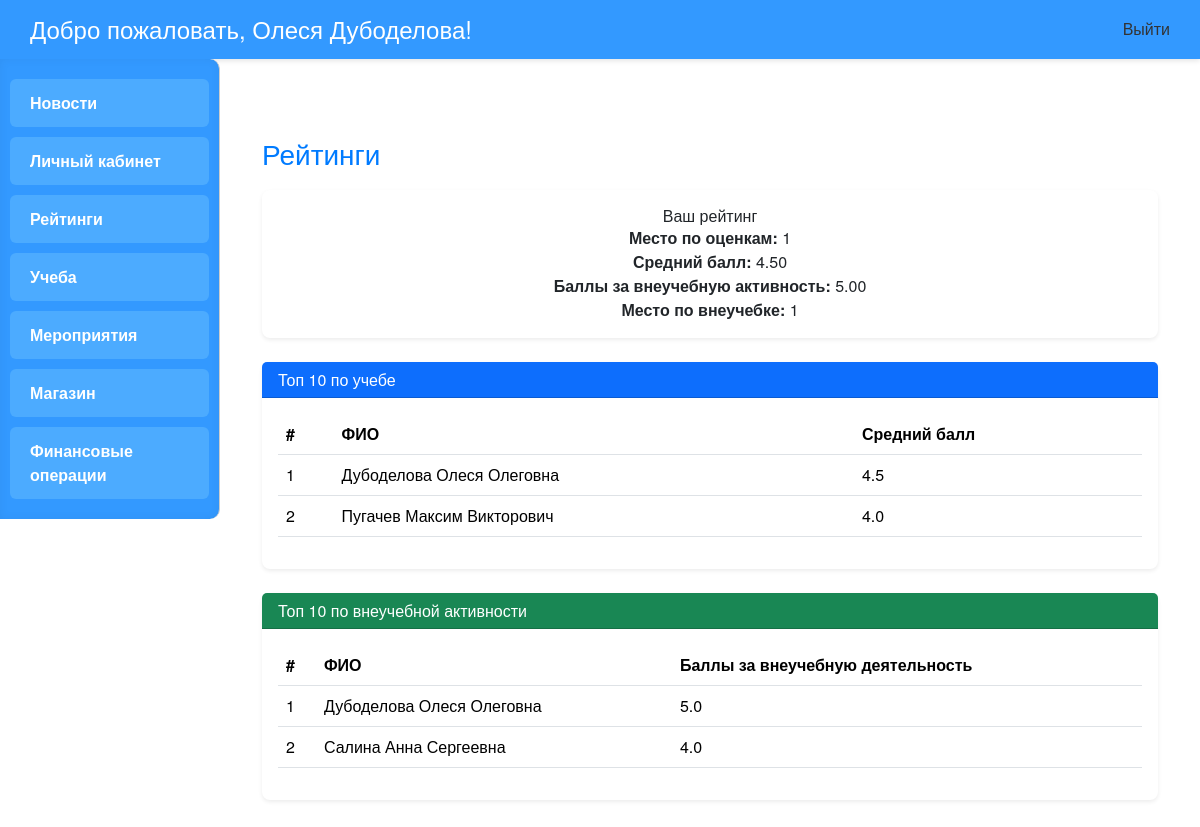
The page / (signed in) on the database its author committed.
### main/models.py (models this page shows, shortened)
class Profile(models.Model):
    ROLES = [
        ('ST', 'Студент'),
        ('TE', 'Преподаватель'),
        ('AD', 'Администратор'),
        ('MA', 'Менеджер'),
        ('PR', 'Продавец'),
    ]
    user = models.OneToOneField(User, on_delete=models.CASCADE)
    middle_name = models.CharField(max_length=50, verbose_name='Отчество', blank=True)
    role = models.CharField(max_length=2, choices=ROLES, verbose_name='Роль')
    group = models.ForeignKey('Groups', on_delete=models.SET_NULL, null=True, blank=True, verbose_name='Группа')
    user_photo = models.ImageField(upload_to='profile_photos/', blank=True, null=True, verbose_name='Фото профиля')
    def get_full_name(self):
        return f'{self.user.last_name} {self.user.first_name} {self.middle_name or ""}'

### main/views.py (the view)
# urls.py: path('', views.dashboard, name='dashboard'),
@login_required
def dashboard(request):
    profile = request.user.profile
    avg_grade_user = get_student_avg_grade(request.user)
    extra_points_user = get_extra_points(request.user)
    top_students_grades = (
        Grades.objects.values('student_id')
        .annotate(avg_grade=Avg('grade'))
        .order_by('-avg_grade')[:10]
    )
    students_top_grades = []
    for item in top_students_grades:
        user = User.objects.get(id=item['student_id'])
        student_profile = Profile.objects.get(user=user)
        students_top_grades.append({
            'full_name': student_profile.get_full_name,
            'avg_grade': round(item['avg_grade'], 2) if item['avg_grade'] else 0.0,
        })
    all_grades = (
        Grades.objects.values('student_id')
        .annotate(avg_grade=Avg('grade'))
        .order_by('-avg_grade')
    )
    user_rank_grades = None
    for idx, entry in enumerate(all_grades, start=1):
        if entry['student_id'] == request.user.id:
            user_rank_grades = idx
            break
    top_students_extra = (
        MoneyOperations.objects.values('user')
        .annotate(extra_points=Sum('quantity'))
        .filter(extra_points__gt=0)
        .order_by('-extra_points')[:10]
    )
    students_top_extra = []
    for item in top_students_extra:
        try:
            user = User.objects.get(id=item['user'])
            student_profile = Profile.objects.get(user=user)
            students_top_extra.append({
                'full_name': student_profile.get_full_name,
                'extra_points': round(float(item['extra_points']), 2)
            })
        except User.DoesNotExist:
            continue
    all_extra_points = (
        MoneyOperations.objects.values('user')
        .annotate(extra_points=Sum('quantity'))
        .filter(extra_points__gt=0)
        .order_by('-extra_points')
    )
    user_extra_rank = None
    for idx, entry in enumerate(all_extra_points, start=1):
        if entry['user'] == request.user.id:
            user_extra_rank = idx
            break
    context = {
        'profile': profile,
        'avg_grade_user': avg_grade_user,
        'extra_points_user': extra_points_user,
        'students_top_grades': students_top_grades,
        'students_top_extra': students_top_extra,
        'user_rank_grades': user_rank_grades,  # Теперь эта переменная определена
        'user_extra_rank': user_extra_rank or '-',
    }
    return render(request, 'main/dashboard.html', context)

### main/views.py (called while the page is built)
def get_student_avg_grade(user):
    return Grades.objects.filter(student_id=user).aggregate(avg_grade=Avg('grade'))['avg_grade']

def get_extra_points(user):
    total_points = MoneyOperations.objects.filter(
        user=user,
        transaction_date__gte=datetime.date.today() - timedelta(days=30),
        quantity__gt=0
    ).aggregate(total=Sum('quantity'))['total']
    return total_points or 0

### main/templates/main/dashboard.html (shortened to what this page needs)
{% extends "main/base.html" %}
{% block content %}
<div class="container mt-5">
    <h2>Рейтинги</h2>
    {% if profile.role == 'ST' %}
        <div class="card mb-4 shadow-sm border-0 rounded-3">
            <div class="card-body text-center">
                <h4>Ваш рейтинг</h4>
                <p><strong>Место по оценкам:</strong> {{ user_rank_grades|default:"—" }}</p>
                <p><strong>Средний балл:</strong> {{ avg_grade_user|floatformat:2 }}</p>
                <p><strong>Баллы за внеучебную активность:</strong> {{ extra_points_user|floatformat:2 }}</p>
                <p><strong>Место по внеучебке:</strong> {{ user_extra_rank|default:"—" }}</p>
            </div>
        </div>
    {% endif %}
    <div class="card shadow-sm border-0 rounded-3 mb-4">
        <div class="card-header bg-primary text-white">
            <h4 class="mb-0">Топ 10 по учебе</h4>
        </div>
        <div class="card-body">
            {% if students_top_grades %}
                <table class="table table-hover">
                    <thead>
                        <tr>
                            <th>#</th>
                            <th>ФИО</th>
                            <th>Средний балл</th>
                        </tr>
                    </thead>
                    <tbody>
                        {% for student in students_top_grades %}
                            <tr>
                                <td>{{ forloop.counter }}</td>
                                <td>{{ student.full_name }}</td>
                                <td>{{ student.avg_grade }}</td>
                            </tr>
                        {% endfor %}
                    </tbody>
                </table>
            {% else %}
                <p>Нет данных</p>
            {% endif %}
        </div>
    </div>
    <div class="card shadow-sm border-0 rounded-3">
        <div class="card-header bg-success text-white">
            <h4 class="mb-0">Топ 10 по внеучебной активности</h4>
        </div>
        <div class="card-body">
            {% if students_top_extra %}
                <table class="table table-hover">
                    <thead>
                        <tr>
                            <th>#</th>
                            <th>ФИО</th>
                            <th>Баллы за внеучебную деятельность</th>
                        </tr>
                    </thead>
                    <tbody>
                        {% for student in students_top_extra %}
                            <tr>
                                <td>{{ forloop.counter }}</td>
                                <td>{{ student.full_name }}</td>
                                <td>{{ student.extra_points }}</td>
                            </tr>
                        {% endfor %}
                    </tbody>
                </table>
            {% else %}
                <p>Нет данных о внеучебных баллах</p>
            {% endif %}
        </div>
    </div>
</div>
{% endblock %}

### main/templates/main/base.html (shortened to what this page needs)
<!DOCTYPE html>
<html lang="ru">
<head>
    <script src="https://cdn.tailwindcss.com"></script>
  <link href="https://cdn.jsdelivr.net/npm/bootstrap@5.3.3/dist/css/bootstrap.min.css" rel="stylesheet">
</head>
<body>
  <div class="header">
    {% if user.is_authenticated %}
      <h1>Добро пожаловать, {{ user.get_full_name|default:user.username }}!</h1>
      <form method="post" action="{% url 'logout' %}">
        <button type="submit" onclick="return confirm('Вы уверены, что хотите выйти?')">Выйти</button>
      </form>
    {% else %}
      <h1>Добро пожаловать!</h1>
      <a href="{% url 'login' %}" class="exit-link">Войти</a>
    {% endif %}
  </div>
  <div class="page-wrapper d-flex">
    <div class="sidebar">
      {% if user.profile.role == 'AD' %}
        <div class="menu-item"><a href="{% url 'news' %}">Новости</a></div>
        <div class="menu-item"><a href="{% url 'home' %}">Личный кабинет</a></div>
        <div class="menu-item"><a href="{% url 'dashboard' %}">Рейтинги</a></div>
        <div class="menu-item"><a href="{% url 'study' %}">Учеба</a></div>
        <div class="menu-item"><a href="{% url 'subjects' %}">Предметы</a></div>
        <div class="menu-item"><a href="{% url 'events' %}">Мероприятия</a></div>
        <div class="menu-item"><a href="{% url 'registrations' %}">Регистрации</a></div>
        <div class="menu-item"><a href="{% url 'shop' %}">Магазин</a></div>
        <div class="menu-item"><a href="{% url 'orders' %}">Заказы</a></div>
        <div class="menu-item"><a href="{% url 'operations' %}">Финансовые операции</a></div>
      {% elif user.profile.role == 'ST' %}
        <div class="menu-item"><a href="{% url 'news' %}">Новости</a></div>
        <div class="menu-item"><a href="{% url 'home' %}">Личный кабинет</a></div>
        <div class="menu-item"><a href="{% url 'dashboard' %}">Рейтинги</a></div>
        <div class="menu-item"><a href="{% url 'study' %}">Учеба</a></div>
        <div class="menu-item"><a href="{% url 'events' %}">Мероприятия</a></div>
        <div class="menu-item"><a href="{% url 'shop' %}">Магазин</a></div>
        <div class="menu-item"><a href="{% url 'operations' %}">Финансовые операции</a></div>
      {% elif user.profile.role == 'MA' %}
        <div class="menu-item"><a href="{% url 'news' %}">Новости</a></div>
        <div class="menu-item"><a href="{% url 'home' %}">Личный кабинет</a></div>
        <div class="menu-item"><a href="{% url 'events' %}">Мероприятия</a></div>
        <div class="menu-item"><a href="{% url 'registrations' %}">Регистрации</a></div>
      {% elif user.profile.role == 'PR' %}
        <div class="menu-item"><a href="{% url 'news' %}">Новости</a></div>
        <div class="menu-item"><a href="{% url 'home' %}">Личный кабинет</a></div>
        <div class="menu-item"><a href="{% url 'shop' %}">Магазин</a></div>
        <div class="menu-item"><a href="{% url 'orders' %}">Заказы</a></div>
      {% endif %}
    </div>
    <div class="main">
      {% block content %}{% endblock %}
    </div>
  </div>
</body>
</html>

### main/templates/main/base.html (style rules this page uses)
body { margin: 0; font-family: 'Helvetica Neue', Arial, sans-serif; background-color: #fff; color: #333; }
.header { background-color: #3399ff; padding: 15px 30px; display: flex; justify-content: space-between; align-items: center; box-shadow: 0 2px 5px rgba(0,0,0,0.1); }
.header h1 { margin: 0; font-size: 24px; color: #fff; }
.page-wrapper { display: flex; min-height: 100vh; }
.sidebar { width: 220px; background-color: #3399ff; border-right: 1px solid #ccc; padding: 20px 10px; display: flex; flex-direction: column; gap: 10px; border-radius: 0 10px 10px 0; box-shadow: inset 0 0 10px rgba(0,0,0,0.05); overflow-y: auto; height: 100%; }
.menu-item { padding: 12px 20px; background-color: #4cabff; color: #fff; text-decoration: none; border-radius: 6px; font-weight: 600; cursor: pointer; transition: background-color 0.3s, transform 0.2s; }
.menu-item a { color: #fff !important; text-decoration: none; display: block; width: 100%; height: 100%; }
.main { flex-grow: 1; padding: 30px; }
.main h2 { margin-top: 0; font-size: 28px; color: #007bff; margin-bottom: 20px; }

### rows shown on the page
Profile: full_name "Дубоделова Олеся Олеговна", full_name "Дубоделова Олеся Олеговна"
Profile: full_name "Пугачев Максим Викторович"
Profile: full_name "Салина Анна Сергеевна"

### other values the page prints
{{ user.get_full_name|default:user.username }} "Олеся Дубоделова"
{{ user_rank_grades|default:"—" }} "1"
{{ avg_grade_user|floatformat:2 }} "4.50"
{{ extra_points_user|floatformat:2 }} "5.00"
{{ user_extra_rank|default:"—" }} "1"
{{ student.avg_grade }} "4.5" "4.0"
{{ student.extra_points }} "5.0" "4.0"
